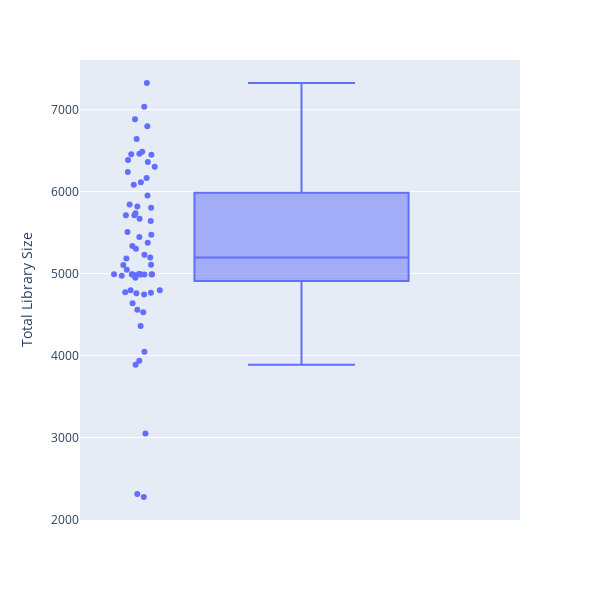

Notebook code for this chart:
### Markdown cell above
### 4 c)Plotly Boxplot of Library Size

### Code cell
fig = px.box(df, y="Total Library Size",points="all", width = 600,height = 600)
fig.show()

### Figure 1 — Plotly figure (JSON) as saved in the notebook; plotly's stock layout.template omitted (floating-point values rounded to 4 significant figures)
{"data": [{"alignmentgroup": "True", "boxpoints": "all", "hovertemplate": "Total Library Size=%{y}<extra></extra>", "legendgroup": "", "marker": {"color": "#636efa"}, "name": "", "notched": false, "offsetgroup": "", "orientation": "v", "showlegend": false, "type": "box", "x0": " ", "xaxis": "x", "y": [4760, 6114, 5640, 4990, 4991, 4972, 6797, 6239, 4994, 4991, 4988, 2274, 7325, 4558, 4992, 6456, 4045, 5445, 5668, 6167, 4772, 4767, 4989, 4746, 6884, 6387, 5843, 3887, 6486, 5713, 5183, 5475, 6450, 3048, 6462, 5952, 4993, 3937, 5804, 5376, 6084, 4528, 4797, 4986, 6362, 5109, 5047, 5303, 5711, 2310, 6303, 7035, 5736, 5195, 5229, 4361, 5506, 5105, 4948, 4639, 5336, 6643, 5818, 4989, 4797], "y0": " ", "yaxis": "y"}], "layout": {"boxmode": "group", "height": 600, "legend": {"tracegroupgap": 0}, "margin": {"t": 60}, "width": 600, "xaxis": {"anchor": "y", "domain": [0, 1]}, "yaxis": {"anchor": "x", "domain": [0, 1], "title": {"text": "Total Library Size"}}}}
